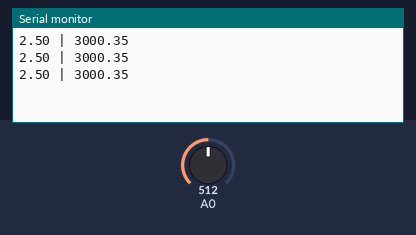
A sketch run on a simulated Arduino Uno, built with avr-gcc and run on an emulated ATmega328P. Parts: the last lines printed to the serial monitor. Inputs (shaded band) come from the test bench; at power-on: A0 = 512.

Above: at 1.5 s.
1.6 s: A0 set to 716
At 2.8 s:
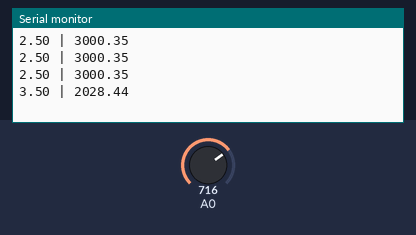
3.1 s: A0 set to 900
At 3.1 s:
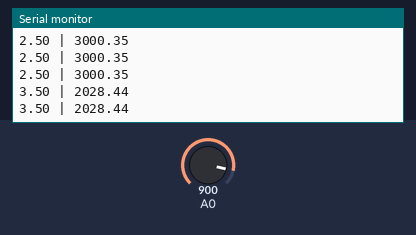
Timing chart, 0 to 6.1 s (numbered marks = the images above; inputs shaded):
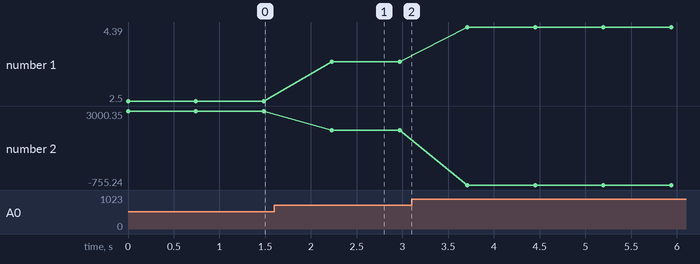

The sketch:

usCom_097_WR_source_file.ino
```cpp
/* ==================================================================================================================

   WR Kits e Usina Info

   Sensor de Turbidez com Arduino

   Autor: Eng. Wagner Rambo

   Data: Agosto de 2018

   Vídeo para consulta: https://www.youtube.com/watch?v=BxOh81CjtuU&t=252

   A turbidez pode ser entendida como a medida do espalhamento
   de luz produzido pela presença de partículas em suspensão ou coloidais,
   sendo expressa como Unidade Nefelométrica de Turbidez
   (NTU – Nephelometric Turbidity Unity).

   Fonte: https://2engenheiros.com/2017/12/12/turbidez-da-agua/

   Nefelometria:
   Processo de medida da concentração de uma emulsão por comparação
   de sua transparência com a de uma preparação padrão.


   Cálculo para o sensor de Turbidez

   https://www.dfrobot.com/wiki/index.php/File:Relationship_diagram.jpg


   Hardware:

   Arduino     Sensor de Turbidez

   5V          V
   GND         G
   A0          A


================================================================================================================== */


// ==================================================================================================================
// --- Protótipo das Funções ---
double calc_NTU(double volt);


// ==================================================================================================================
// --- Variáveis Globais ---
double NTU = 0.0;


// ==================================================================================================================
// --- Configurações Iniciais ---
void setup()
{
  Serial.begin(115200);


} //end setup


// ==================================================================================================================
// --- Loop Infinito ---
void loop()
{
  int sensorValue = analogRead(A0);
  float voltage = sensorValue * (5.0 / 1024.0);

  NTU = calc_NTU(voltage);

  Serial.print(voltage);
  Serial.print(" | ");
  Serial.println(NTU);


  delay(741);

} //end loop


// ==================================================================================================================
// --- Função para conversão de tensão para Turbidez em NTU ---
//
// Equação que relaciona tensão com NTU: NTU = -1120,4*volt*volt + 5742,3*volt - 4352,9
//
double calc_NTU(double volt)
{

  double NTU_val;

  NTU_val = -(1120.4*volt*volt)+(5742.3*volt)-4352.9;

  return NTU_val;


} //end calc_NTU
```

Measured:
- after the input at 1.6 s, the serial monitor: prints a new line after 0.63 s (image 1)
- plotted number 1: 2.5 → 3.5 after the input at 1.6 s, 3.5 → 4.39 after the input at 3.1 s
- plotted number 2: 3000.35 → 2028.44 after the input at 1.6 s, 2028.44 → -755.24 after the input at 3.1 s
